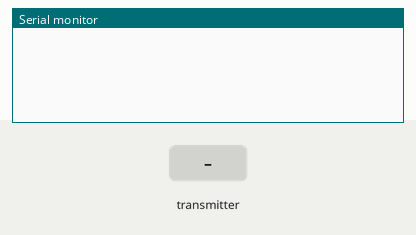
Simulated run of this sketch. Board: Arduino Uno, built with avr-gcc and run on an emulated ATmega328P. Shown: the last lines printed to the serial monitor. The test bench sets the inputs (shaded band). No radio packets arrive unless stated.

Above: at 1.2 s.
1.3 s: the transmitter starts sending pitch = 0
At 1.41 s:
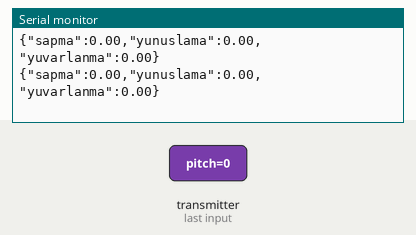
3.2 s: the transmitter starts sending roll = 0
6.2 s: the transmitter starts sending yaw = 25
At 6.41 s:
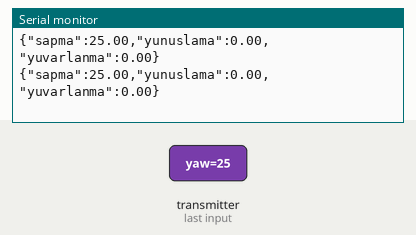
7.7 s: the transmitter starts sending pitch = 25
At 7.86 s:
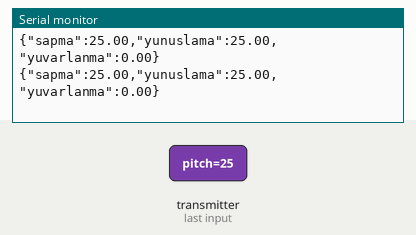
10.7 s: the transmitter starts sending roll = 25
At 10.91 s:
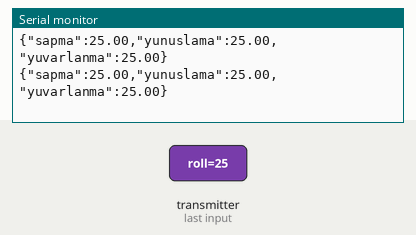
12.2 s: the transmitter starts sending yaw = 0
At 12.36 s:
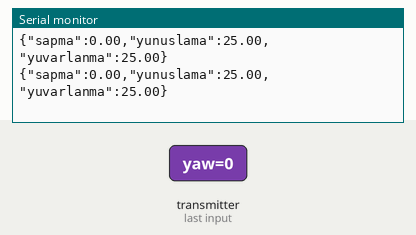

Measured:
- after the input at 1.3 s, the serial monitor: prints a new line at once (image 1)
- after the input at 6.2 s, the serial monitor: prints a new line after 0.10 s (image 2)
- after the input at 7.7 s, the serial monitor: prints a new line after 0.05 s (image 3)
- after the input at 10.7 s, the serial monitor: prints a new line after 0.10 s (image 4)
- after the input at 12.2 s, the serial monitor: prints a new line after 0.05 s (image 5)

The sketch:

alici.ino
```cpp
/*
  ALICI KODU - ARDUINO UNO

  NRF24L01 (YL-105) Bağlantıları:
  CE   -> 9
  CSN  -> 10
  MOSI -> 11
  MISO -> 12
  SCK  -> 13
  VCC  -> 5V

*/

#include <SPI.h>
#include <RF24.h>
RF24 radio(9, 10);
const byte address[6] = "00001";

unsigned long sonGonderim = 0;


struct Yonelim {
  float pitch;
  float roll;
  float yaw;
};


void setup() {
  Serial.begin(9600);

  if (!radio.begin()) {
    Serial.println("{\"hata\":\"NRF24L01 Bulunamadi!\"}");
    while (1) {}
  }

  radio.openReadingPipe(1, address);
  radio.setPALevel(RF24_PA_MIN);
  radio.setDataRate(RF24_250KBPS);
  radio.startListening();
}

void loop() {

  if (radio.available()) {
    Yonelim yon;
    radio.read(&yon, sizeof(yon));

    unsigned long simdi = millis();
    if (simdi - sonGonderim >= 100) {
      sonGonderim = simdi;


      //JSON Çıktısı: {"sapma": 10 , "yunuslama":20 ,"yuvarlanma" : -10}

      Serial.print("{\"sapma\":");
      Serial.print(yon.yaw, 2);
      Serial.print(",\"yunuslama\":");
      Serial.print(yon.pitch, 2);
      Serial.print(",\"yuvarlanma\":");
      Serial.print(yon.roll, 2);
      Serial.println("}");
    }
  }
}
```
